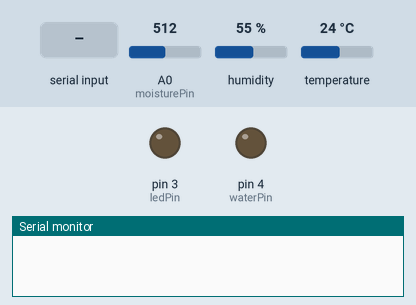
Recording of a sketch running on a simulated Arduino Uno, built with avr-gcc and run on an emulated ATmega328P. Shown: output pins drawn as LEDs (lit = HIGH), the last lines printed to the serial monitor. The inputs (shaded band) are chosen by the test bench; at power-on: A0 (moisturePin) = 512, humidity 55 %, temperature 24 °C.

Above: at 1.2 s.
1.3 s: "1" received over Serial
At 2.0 s:
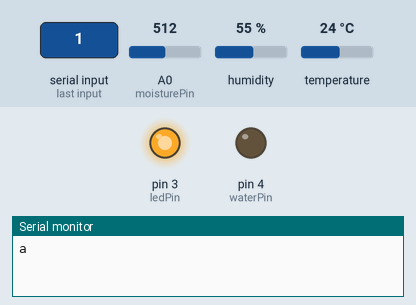
2.8 s: byte 112 (B01110000) received over Serial
Timing chart, 0 to 5.8 s (numbered marks = the images above; inputs shaded):
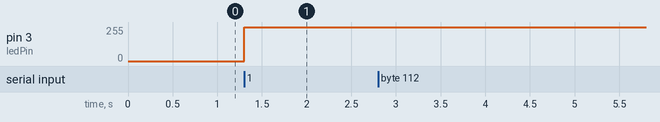

Measured:
- after the input at 1.3 s, pin 3 (ledPin): 0/255 → 252/255 at once

The sketch:

ArduinoSoftware.ino
```cpp
//libraries
#include "DHT.h" //temperature and humidity sensor library


//definitions
#define DHTPIN 2     // Digital pin connected to the DHT sensor
#define DHTTYPE DHT11   // DHT 11
#define ledPin 3  //defines pin 3 as pin for LED lights
#define brightnessIncrement 36  //One brightness levl increment. Each brightness level is 36 units, or about 14% duty cycle
#define moisturePin A0 // A0 for moisture sensor data
#define moistureTRS 5 //minimum moisture percentage for plant to be detected
#define waterPin 4  //pin 4 used for watering plant


//initialize DHT 11 temperature and humidity sensor sensor
DHT dht(DHTPIN, DHTTYPE);

//Global variables
int currentLightLevel = 0;
bool isPlantPresent = false;
byte command = 0;

void setup() {

  //begin serial communication
  Serial.begin(9600);

  //set pins
  pinMode(moisturePin, INPUT);
  pinMode(ledPin,OUTPUT);
  pinMode(waterPin, OUTPUT);

  //begin DHT temp and humidity sensor
  dht.begin();

}

void loop() {

  //this code implements arduino software flow chart on page 17 of design document


 isPlantPresent = isPlantPresentFunc();

  //get and perform command
  if(Serial.available() > 0){
    //There is at least one command available

    command = Serial.read(); //read command and remove byte from buffer. if there is no plant command will be discarded anyway

    //perform command if the plant is present
    if(isPlantPresent){

      //decipher command
      if(command == B01110000){
        //update data: read and send data from all the sensors

        Serial.print("a");
        String serialMessage = "{";

        serialMessage += "\"moisture\":" + String(getMoisture(),1) + ",";
        serialMessage += "\"temperature\":" + String(getTemperature(),2) + ",";
        serialMessage += "\"humidity\":" + String(getHumidity(),2) + ",";
        serialMessage += "\"lightLevel\":" + String(currentLightLevel);

        serialMessage += "}\n";
        Serial.print(serialMessage);

      }else if(command >> 4 == B00000001){
        //water the plant, command = 0001 0+amount(3bits)
        //acknowledgment needed

        byte amount = command - B00010000;
        waterPlant(amount);
        Serial.print("a");

      }else if(command >> 5 == B00000001){
        //set light level
        //acknowledgment needed

        byte level = command - B00100000;
        setLightLevel(level);
        Serial.print("a");
      }else{
        //command not found
        //Serial.println("{\"error\":command not found} ");
      }

    }else{
      //command is received from client Raspberry PI, but the plant is not in the system.
      //send error message
      Serial.print("{\"error\":command was received but plant is not in the system}\n");

    }//end if plant is present
  }//end if serial is available

}//end loop

float getMoisture() {
  //returns a float with 1 decimal representing the moisture percentage

  int sensorRead = analogRead(moisturePin);
  float moisture;

  //set maximum to 1000, greater means disconnected
  if(sensorRead >= 1000){
    moisture = 0.00;
  }else{
    moisture = (float)(1000 - sensorRead)/10.00;
  }

  return moisture;
}

float getTemperature(){
  //returns the temperature with 2 decimals
  float temp = dht.readTemperature(); //read temperature in celsius

  if(isnan(temp)){
    return -100.00;
  }

  return temp;
}

float getHumidity(){
  //returns humidity as a float with 2 decimals
  float humidity = dht.readHumidity();

  if(isnan(humidity)){
    return -100.00;
  }

  return humidity;
}

void setLightLevel(byte level){
  //use PWM to set the level of light brightness for LEDs
  //3 left most bytes provide 7 levels

  int brightness = 0; // pwm value between 0 to 255 (0% to 100% duty cycle)

  if(level > B00000111){
    //if level is more than maximum, set it to the maximum level
    level = B00000111;
  }

  //set global variable light level
  currentLightLevel = level;

  //increase brightness variable
  while(level > 0){
    brightness += brightnessIncrement;
    level--;
  }

  //turn on LED to desired brightness
  analogWrite(ledPin,brightness);
}

bool isPlantPresentFunc(){
  //determines if there is a plant in the box by checking the moisture level
  float moisture = getMoisture();

  if(moisture < moistureTRS){
    //minimum moisture accepted in not met, plant is not connected to the system
    return false;
  }

  return true;
}

void waterPlant(byte amount){
  //water the plant of "amount" of seconds
  //amount is between 0 and 7, represented by the left most 3 bits of byte amount

  if(amount == 0){
    return;
  }else if(amount > 7){
    amount = 7; //set maximum to 7
  }


  while(amount > 0){
    digitalWrite(waterPin,HIGH);
    delay(100);
    amount--;
  }

  digitalWrite(waterPin,LOW);

}
```
